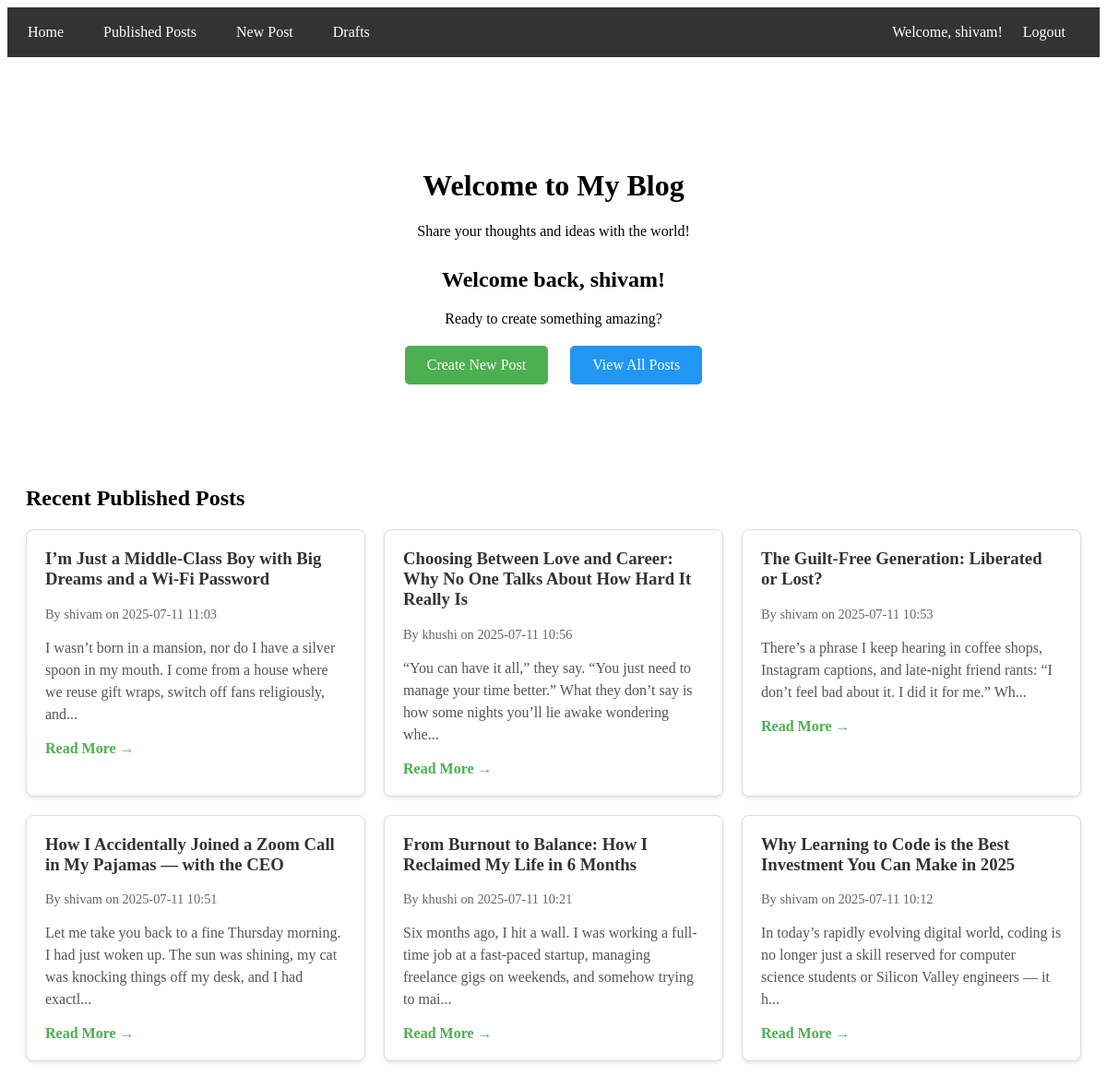
The page / (signed in) on the database its author committed.
### tables this page shows
CREATE TABLE posts (
            id INTEGER PRIMARY KEY AUTOINCREMENT,
            title TEXT NOT NULL,
            body TEXT NOT NULL,
            author TEXT NOT NULL,
            is_published BOOLEAN DEFAULT 0,
            created_at TEXT NOT NULL
        );

### app.py (the view)
@app.route("/")
def home():
    posts = list_posts(published=True)
    return render_template("home.html", posts=posts)

### controllers/post_controller.py (called while the page is built)
def list_posts(published=True):
    return Post.get_by_status(is_published=published)

### models/post.py (called while the page is built)
    @staticmethod
    def _init_db():
        os.makedirs(os.path.dirname(DATABASE_FILE), exist_ok=True)
        conn = sqlite3.connect(DATABASE_FILE)
        cursor = conn.cursor()
        cursor.execute('''
            CREATE TABLE IF NOT EXISTS posts (
                id INTEGER PRIMARY KEY AUTOINCREMENT,
                title TEXT NOT NULL,
                body TEXT NOT NULL,
                author TEXT NOT NULL,
                is_published BOOLEAN DEFAULT 0,
                created_at TEXT NOT NULL
            )
        ''')
        conn.commit()
        conn.close()

    @staticmethod
    def _get_connection():
        Post._init_db()
        return sqlite3.connect(DATABASE_FILE)

    @staticmethod
    def get_by_status(is_published=True):
        conn = Post._get_connection()
        cursor = conn.cursor()
        cursor.execute('SELECT * FROM posts WHERE is_published = ? ORDER BY created_at DESC', (is_published,))
        posts = []
        for row in cursor.fetchall():
            posts.append({
                "id": row[0],
                "title": row[1],
                "body": row[2],
                "author": row[3],
                "is_published": bool(row[4]),
                "created_at": row[5]
            })
        conn.close()
        return posts

### templates/home.html (shortened to what this page needs)
{% extends "base.html" %}
{% block content %}
<div style="text-align: center; padding: 40px 0;">
    <h1>Welcome to My Blog</h1>
    <p>Share your thoughts and ideas with the world!</p>
    {% if not session.get('username') %}
        <div style="margin: 30px 0;">
            <h2>Get Started</h2>
            <p>Login or sign up to start creating posts!</p>
            <div style="margin: 20px 0;">
                <a href="{{ url_for('users.login') }}" style="
                    display: inline-block;
                    padding: 12px 24px;
                    background-color: #4CAF50;
                    color: white;
                    text-decoration: none;
                    border-radius: 5px;
                    margin: 0 10px;
                ">Login</a>
                <a href="{{ url_for('users.signup') }}" style="
                    display: inline-block;
                    padding: 12px 24px;
                    background-color: #2196F3;
                    color: white;
                    text-decoration: none;
                    border-radius: 5px;
                    margin: 0 10px;
                ">Sign Up</a>
            </div>
        </div>
    {% else %}
        <div style="margin: 30px 0;">
            <h2>Welcome back, {{ session.get('username') }}!</h2>
            <p>Ready to create something amazing?</p>
            <div style="margin: 20px 0;">
                <a href="{{ url_for('posts.new_post') }}" style="
                    display: inline-block;
                    padding: 12px 24px;
                    background-color: #4CAF50;
                    color: white;
                    text-decoration: none;
                    border-radius: 5px;
                    margin: 0 10px;
                ">Create New Post</a>
                <a href="{{ url_for('posts.show_posts') }}" style="
                    display: inline-block;
                    padding: 12px 24px;
                    background-color: #2196F3;
                    color: white;
                    text-decoration: none;
                    border-radius: 5px;
                    margin: 0 10px;
                ">View All Posts</a>
            </div>
        </div>
    {% endif %}
</div>
<div style="margin-top: 40px;">
    <h2>Recent Published Posts</h2>
    <div style="display: grid; grid-template-columns: repeat(auto-fit, minmax(300px, 1fr)); gap: 20px; margin-top: 20px;">
        {% for post in posts %}
            <div style="
                border: 1px solid #ddd;
                border-radius: 8px;
                padding: 20px;
                background: white;
                box-shadow: 0 2px 4px rgba(0,0,0,0.1);
            ">
                <h3 style="margin-top: 0; color: #333;">{{ post.title }}</h3>
                <p style="color: #666; font-size: 0.9em;">By {{ post.author }} on {{ post.created_at }}</p>
                <p style="color: #555; line-height: 1.5;">{{ post.body[:150] }}{% if post.body|length > 150 %}...{% endif %}</p>
                <a href="{{ url_for('posts.post_detail', post_id=post.id) }}" style="
                    color: #4CAF50;
                    text-decoration: none;
                    font-weight: bold;
                ">Read More →</a>
            </div>
        {% else %}
            <p style="text-align: center; color: #666; grid-column: 1 / -1;">No published posts yet. Be the first to create one!</p>
        {% endfor %}
    </div>
</div>
{% endblock %}

### rows shown on the page
posts: title "I’m Just a Middle-Class Boy with Big Dreams and a Wi-Fi Password", author "shivam", created_at "2025-07-11 11:03", body "I wasn’t born in a mansion, nor do I have a silver spoon in my mouth. I come from a house where we reuse gift wraps, switch off fans religiously, and"
posts: title "Choosing Between Love and Career: Why No One Talks About How Hard It Really Is", author "khushi", created_at "2025-07-11 10:56", body "“You can have it all,” they say. “You just need to manage your time better.” What they don’t say is how some nights you’ll lie awake wondering whe"
posts: title "The Guilt-Free Generation: Liberated or Lost?", author "shivam", created_at "2025-07-11 10:53", body "There’s a phrase I keep hearing in coffee shops, Instagram captions, and late-night friend rants: “I don’t feel bad about it. I did it for me.” Wh"
posts: title "How I Accidentally Joined a Zoom Call in My Pajamas — with the CEO", author "shivam", created_at "2025-07-11 10:51", body "Let me take you back to a fine Thursday morning. I had just woken up. The sun was shining, my cat was knocking things off my desk, and I had exactl"
posts: title "From Burnout to Balance: How I Reclaimed My Life in 6 Months", author "khushi", created_at "2025-07-11 10:21", body "Six months ago, I hit a wall. I was working a full-time job at a fast-paced startup, managing freelance gigs on weekends, and somehow trying to mai"
posts: title "Why Learning to Code is the Best Investment You Can Make in 2025", author "shivam", created_at "2025-07-11 10:12", body "In today’s rapidly evolving digital world, coding is no longer just a skill reserved for computer science students or Silicon Valley engineers — it h"

### other values the page prints
{{ session.get('username') }} "shivam"
